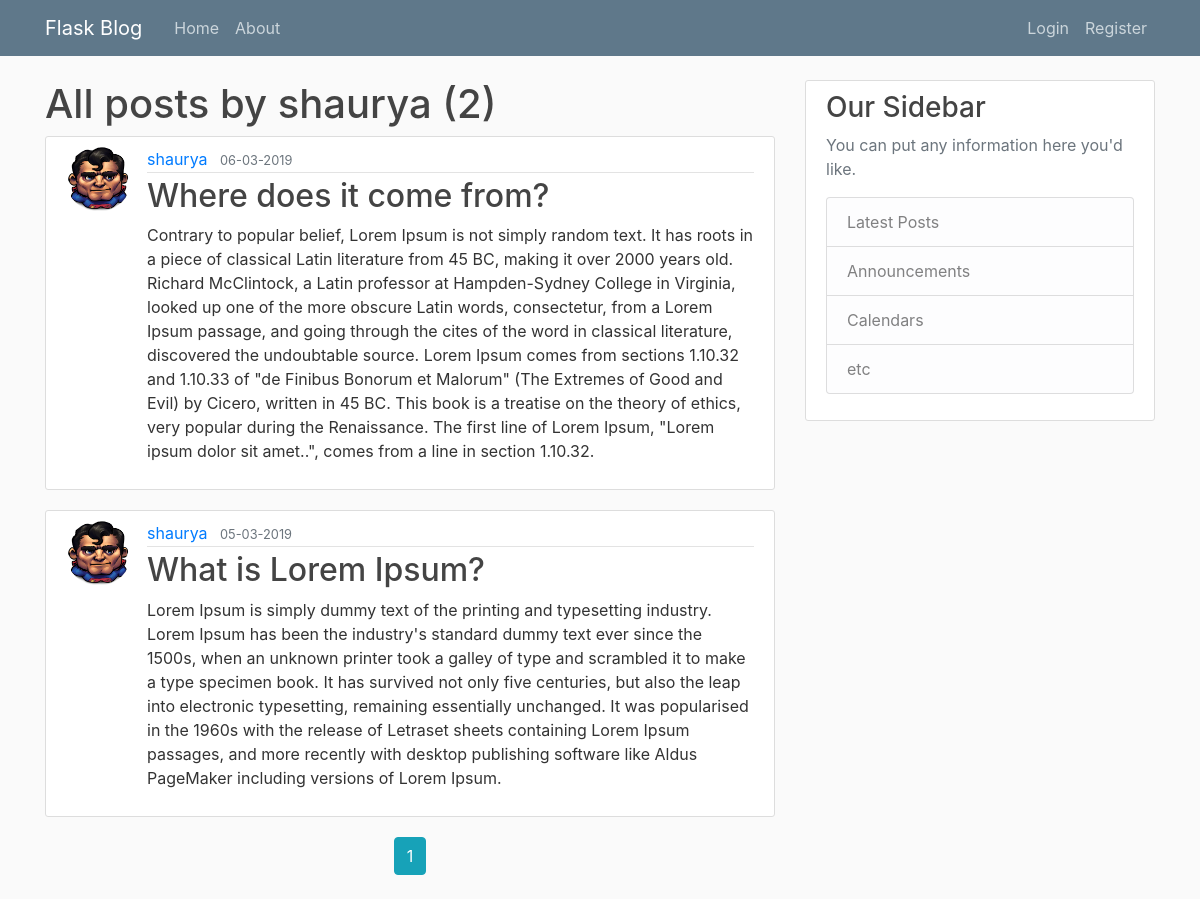
The page /user/shaurya on the database as committed earlier.
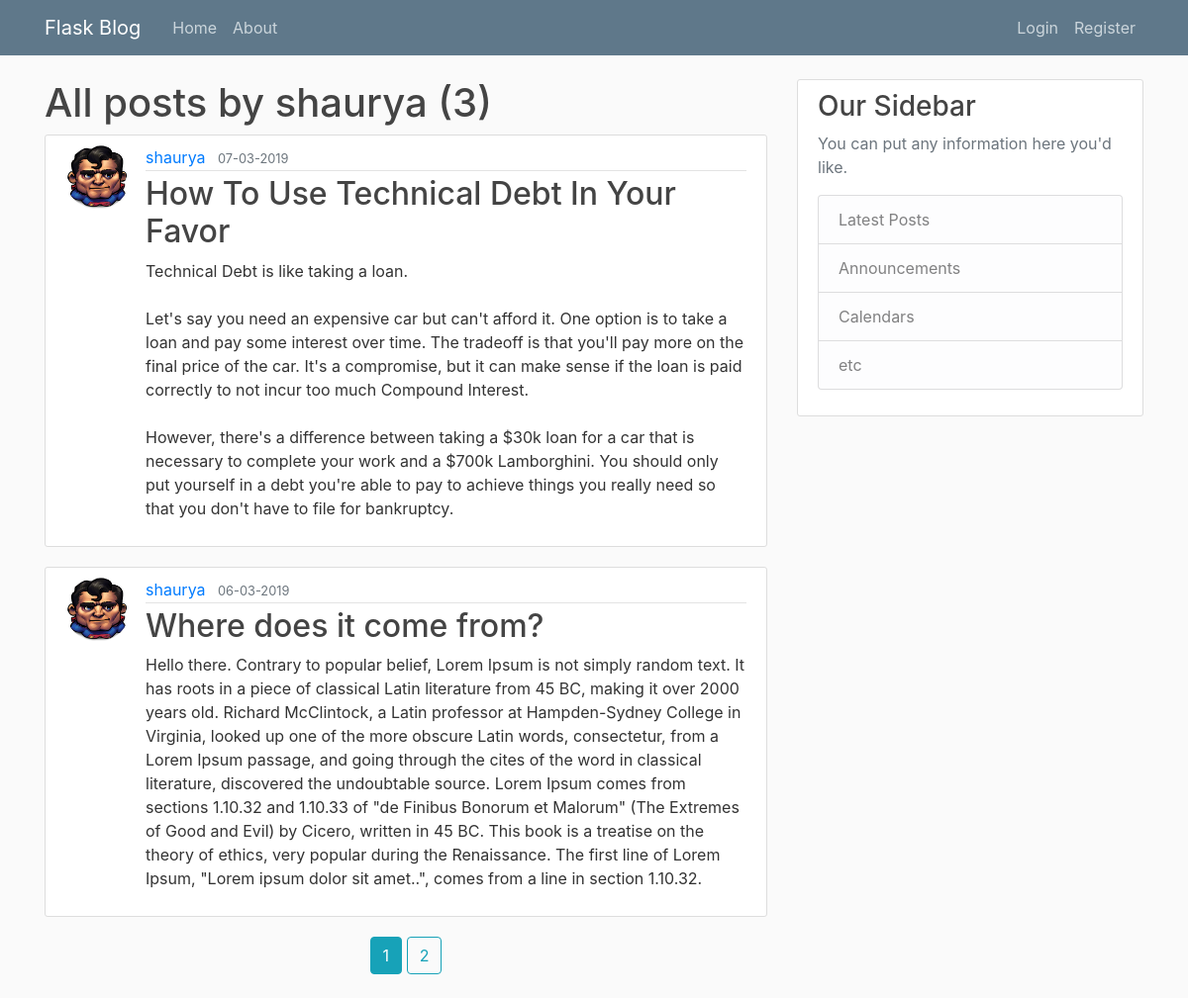
The same page on the database as committed later.
### flaskblog/models.py (models this page shows, shortened)
class Post(db.Model):
    __tablename__ = 'post'
    id = db.Column(db.Integer, primary_key=True)
    title = db.Column(db.String(100), nullable=False)
    date_posted = db.Column(db.DateTime, nullable=False, default=datetime.utcnow())
    content = db.Column(db.Text, nullable=False)
    user_id = db.Column(db.Integer, db.ForeignKey('user.id'), nullable=False)

class User(db.Model, UserMixin):
    __tablename__ = 'user'
    id = db.Column(db.Integer, primary_key=True)
    username = db.Column(db.String(20), unique=True, nullable=False)
    email = db.Column(db.String(120), unique=True, nullable=False)
    image_file = db.Column(db.String(20), nullable=False, default='default.png')
    password = db.Column(db.String(20), nullable=False, default='password')
    posts = db.relationship('Post', backref='author', lazy=True)

### flaskblog/users/routes.py (the view)
@users.route("/user/<string:username>")
def user_posts(username):
    page = request.args.get('page', 1, type=int)
    user = User.query.filter_by(username=username).first_or_404()
    posts = Post.query.filter_by(author=user)\
        .order_by(Post.date_posted.desc())\
        .paginate(per_page=2, page=page)
    return render_template('user_posts.html', title='User Posts', posts=posts, user=user)

### flaskblog/templates/user_posts.html
{% extends "layout.html" %}
{% block content%}
<h1>All posts by {{ user.username }} ({{posts.total}})</h1>
{% for post in posts.items %}
<article class="media content-section">
    <img class="rounded-circle article-img"
        src="{{ url_for('static', filename='profile_pics/' + post.author.image_file) }}">
    <div class="media-body">
        <div class="article-metadata">
            <a class="mr-2" href="{{url_for('users.user_posts', username=post.author.username)}}">{{ post.author.username }}</a>
            <small class="text-muted">{{ post.date_posted.strftime('%d-%m-%Y') }}</small>
        </div>
        <h2><a class="article-title" href="{{ url_for('posts.post', post_id = post.id)}}">{{ post.title }}</a></h2>
        <p class="article-content">{{ post.content }}</p>
    </div>
</article>
{% endfor %}
<div class="text-center">
{% for page_num in posts.iter_pages(left_edge=1, right_edge=1, left_current=1, right_current=2) %}
    {% if page_num %}
    {% if posts.page == page_num %}
    <a href="{{url_for('users.user_posts', username=user.username, page=page_num)}}" class="btn btn-info mb-4">{{page_num}}</a>
    {% else %}
    <a href="{{url_for('users.user_posts', username=user.username, page=page_num)}}" class="btn btn-outline-info mb-4">{{page_num}}</a>
    {% endif %}
    {% else %}
    ...
    {% endif %}
    {% endfor %}
</div>
{% endblock content%}

Rows that differ between the two databases and show on the page:
no longer on this page (row unchanged): Post: image_file (placeholder picture), author.username "shaurya", date_posted "05-03-2019", title "What is Lorem Ipsum?", content "Lorem Ipsum is simply dummy text of the printing and typesetting industry. Lorem Ipsum has been the industry's standard dummy text ever since the 1500s, when an unknown printer took a galley of type and scrambled it to make a type specimen book. It has survived not only five centuries, but also the leap into electronic typesetting, remaining essentially unchanged. It was popularised in the 1960s with the release of Letraset sheets containing Lorem Ipsum passages, and more recently with desktop publishing software like Aldus PageMaker including versions of Lorem Ipsum."
added Post: image_file (placeholder picture), author.username "shaurya", date_posted "07-03-2019", title "How To Use Technical Debt In Your Favor", content "Technical Debt is like taking a loan. Let's say you need an expensive car but can't afford it. One option is to take a loan and pay some interest over time. The tradeoff is that you'll pay more on the final price of the car. It's a compromise, but it can make sense if the loan is paid correctly to not incur too much Compound Interest. However, there's a difference between taking a $30k loan for a car that is necessary to complete your work and a $700k Lamborghini. You should only put yourself in a debt you're able to pay to achieve things you really need so that you don't have to file for bankruptcy."
changed Post "Where does it come from?": content "Contrary to popular belief,…" → "Hello there. Contrary to popular belief,…"
Other text that changed with them:
{{ posts.total }}: "2" → "3"
new list line: "2"
